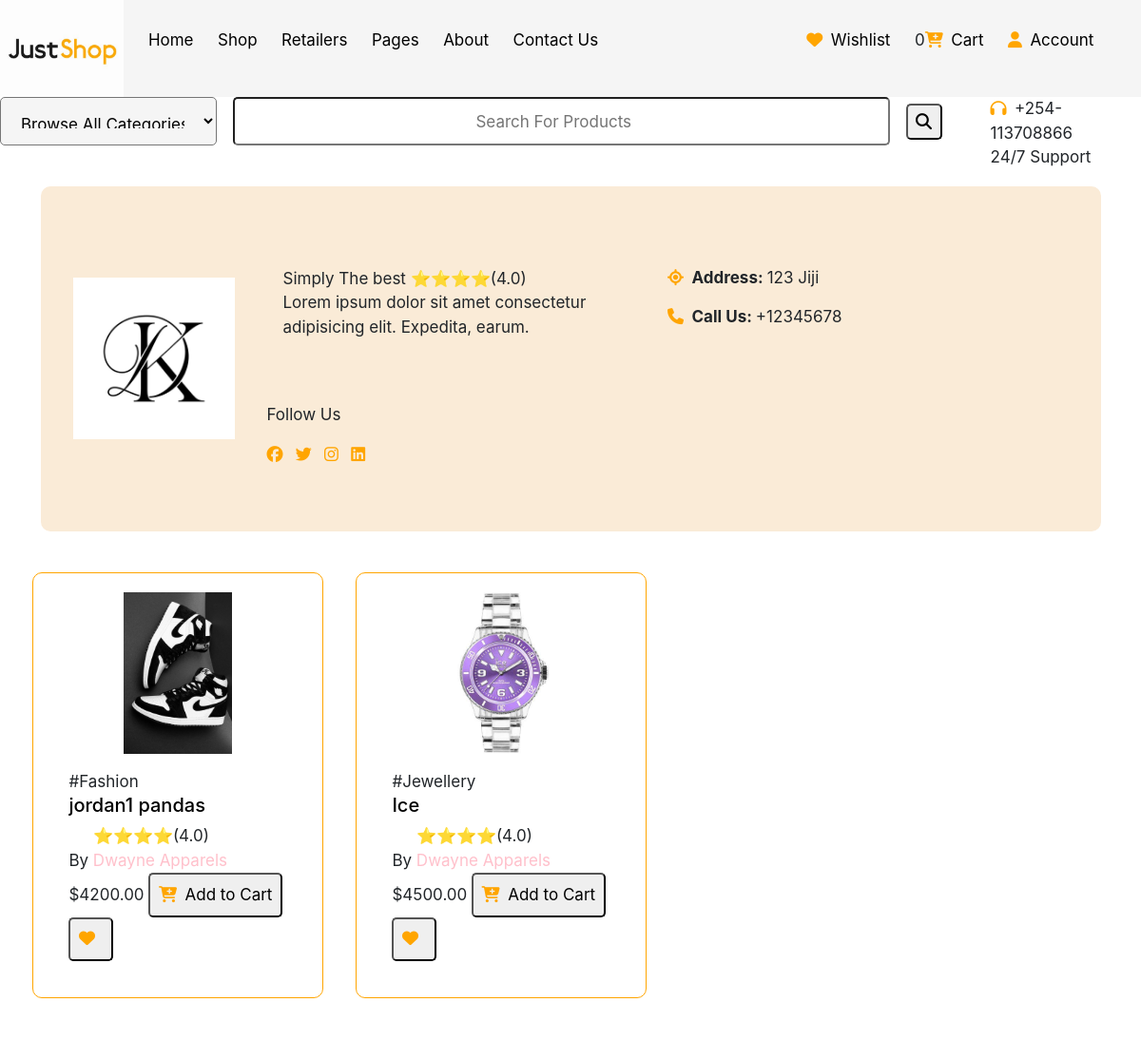
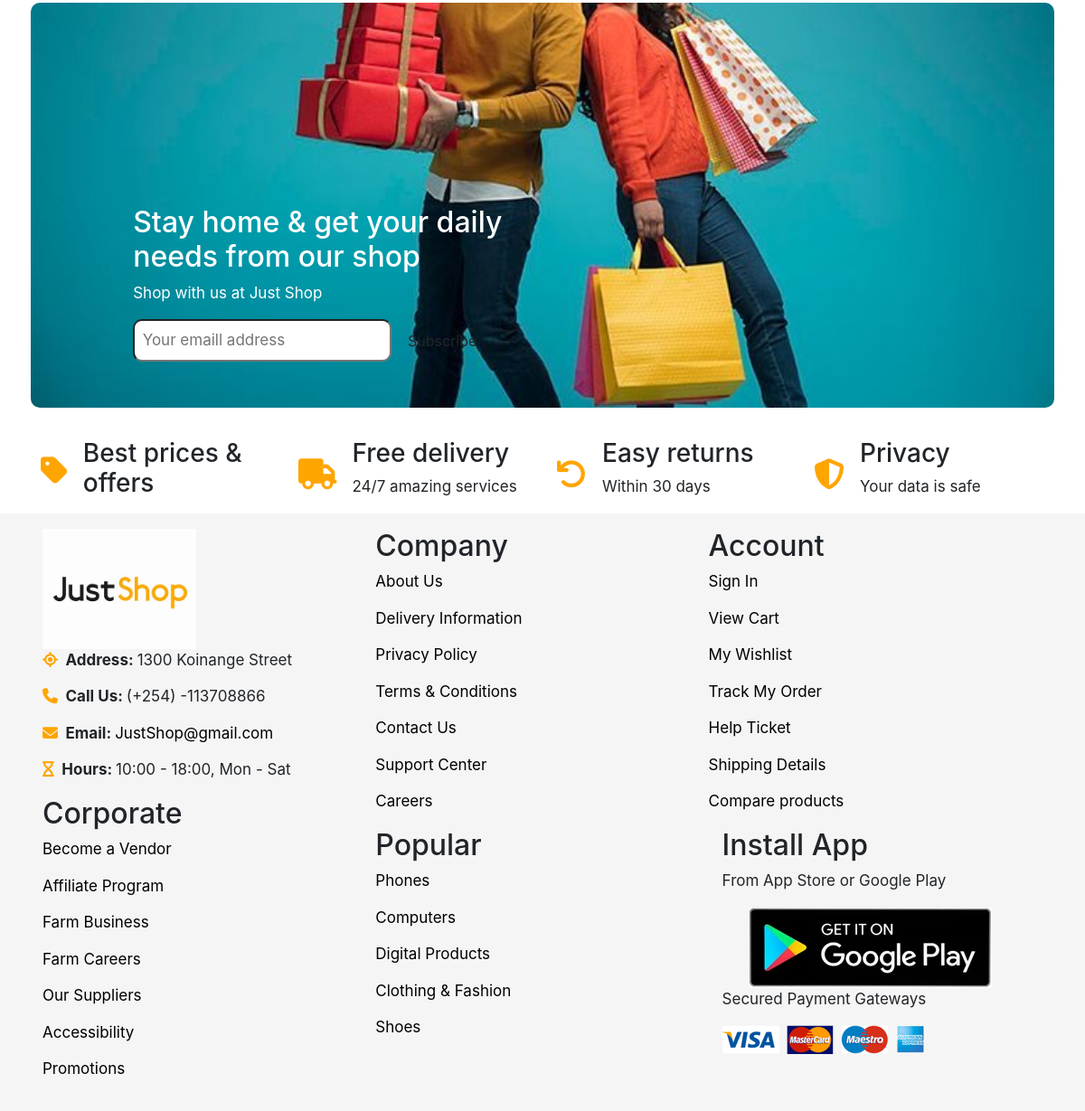
/retailer/1, run on the app's committed database (2 pictures, top to bottom).
### main/models.py (models this page shows, shortened)
class Retailer(models.Model):
     retailer_id=models.UUIDField(unique=True, default=uuid.uuid4)
     title=models.CharField(max_length=100)
     image=models.ImageField(upload_to=user_dir_path,null=True)
     description=models.CharField(null=True,max_length=100,blank=True,default="Simply The best")
     rating=models.CharField(max_length=100,default="100")
     contact=models.CharField(max_length=100)
     return_time=models.CharField(max_length=100,default="10")
     address=models.CharField(max_length=100)
     shipping_time=models.CharField(max_length=100)
     user=models.ForeignKey(User,on_delete=models.SET_NULL,null=True)#on_delete=models.CASCADE,null=False
     date=models.DateTimeField(auto_now_add=True,null=True,blank=True)
     storefront_image=models.ImageField(upload_to=user_dir_path,null=True)
     class Meta:
          verbose_name_plural="Retailers"
     def __str__(self):
      return self.title

class Product(models.Model):
    product_id=models.UUIDField(unique=True, default=uuid.uuid4)
    title=models.CharField(max_length=100)
    image=models.ImageField(upload_to=user_dir_path)
    retailer=models.ForeignKey(Retailer,on_delete=models.SET_NULL,null=True,related_name="products")
    description=CKEditor5Field('Text',config_name='default',null="true",blank="True")
    category=models.ForeignKey(Category,on_delete=models.SET_NULL,null=True,related_name="category_products")
    base_price=models.DecimalField(max_digits=999999999,decimal_places=2)
    sale_price=models.DecimalField(max_digits=999999999,decimal_places=2)
    stock_status=models.CharField(choices=STOCK_STATUS,max_length=10,default="instock")
    product_status=models.CharField(choices=STATUS,max_length=100,default="inreview")
    warranty_period=models.CharField(max_length=100,default="100")
    featured=models.BooleanField(default=False)
    specifications=models.TextField(max_length=100,null=True,blank=True)
    digital=models.BooleanField(default=False)
    user=models.ForeignKey(User,on_delete=models.SET_NULL,null=True)
    class Meta:
        verbose_name_plural="Products"

class Category(models.Model):
    category_id=models.UUIDField(unique=True,default=uuid.uuid4)
    title=models.CharField(max_length=100)
    image=models.ImageField(upload_to="category")#define dir within media dir where images stored
    class Meta:
        verbose_name_plural="Categories"
    def __str__(self):
            return self.title

### main/views.py (the view)
# urls.py: path('retailer/<id>',retailer_detail_view,name="retailerdetails"),
def retailer_detail_view(request,id):
   retailers=Retailer.objects.filter(id=id)
   retailer=Retailer.objects.get(id=id)
   products=Product.objects.filter(retailer=retailer)
   context={
      "retailers":retailers,
      "products":products,
   }
   return render(request,"main/retailer_details.html",context)

### main/context_processor.py (called while the page is built)
def default(request):
    products=Product.objects.all()
    categories=Category.objects.all()
    return{
        'products':products,
        'categories':categories,
    }

### templates/main/retailer_details.html
{% extends "base/base.html" %}
{% load static %}
{%block content%}
{% for retailer in retailers %}
<div class="retailerdetails-main">
    <div class="rd-banner">
        <div class="retailer-image">
            <img class="retailer-image" src="{{ retailer.image.url }}" alt="">
        </div>
        <div class="retailer-info-div">
            <div class="retailer-about">
                <span>{{retailer.description}}</span>
                <span>⭐⭐⭐⭐(4.0)</span><br>
                <p>Lorem ipsum dolor sit amet consectetur adipisicing elit. Expedita, earum.</p>
            </div>
            <div class="retailer-address">
                <p></p></span><i class="fas fa-location"></i><strong>Address: </strong> <span>{{retailer.address}}</span></p>
                <p><i class="fas fa-phone"></i><strong>Call Us: </strong><span>+{{retailer.contact}}</span></p>
            </div>
            <div class="retailer-socials">
                <p>Follow Us</p>
                <i class="fab fa-facebook"></i>
                <i class="fab fa-twitter"></i>
                <i class="fab fa-instagram"></i>
                <i class="fab fa-linkedin"></i>
            </div>
        </div>
    </div>
    <div class="products-container">
        {% for product in products %}
        <div class="product-card">
            <div class="product-img">
                <img class="product-image" src="{{product.image.url}}" alt="">
            </div>
            <div class="product-info">
                <span>#{{product.category}} <span>
                <a href=""><h5>{{product.title}}</h5></a>
                <span>⭐⭐⭐⭐(4.0)</span><br>
                <span>By <span><a class="retailer-title" href="{% url 'main:retailerdetails' product.retailer.id %}">{{product.retailer}}</a> </span></span><br>
                <span class="price">${{product.sale_price}}</span>
                <button ><i class="fas fa-cart-plus"></i>Add to Cart</button>
                <button><i class="fas fa-heart"></i></button>
            </div>
        </div>
        {%endfor %}
    </div>
</div>
{%endfor%}
{%endblock content%}

### static/assets/css/index.css (style rules this page uses)
* { margin:0; padding:0; box-sizing: border-box; }
button, input, select, textarea { font-family: inherit; font-size: 100%; }
body { font-size:17px; }
i { margin-right:0.5em; color: orange; font-size:1em; }
a { text-decoration: none; color:black; margin-right:1.5em; }
.products-container { display: grid; grid-template-columns: repeat(auto-fit,340px); }
.product-img,.retailer-img { display: flex; justify-content: center; }
.product-card { height:auto; border:0.5px solid orange; margin:1em; padding:1.2em; border-radius: 10px; gap:1em; }
.product-info { margin:1em; }
.product-info span { white-space: normal; word-wrap: break-word; }
.product-image,.retailer-image { height:10em; object-fit: cover; }
.retailer-title { color:pink; }
button { padding:0.5em; border-radius:.3em; }
.category-banner,.rd-banner { min-height:15em; margin:1.5em; border-radius:10px; background-color: antiquewhite; display: flex; align-items: center; padding:2em; }
.retailerdetails-main { padding:1em; }
.retailer-about { margin:1em; }
.retailer-info-div { margin:2em; display: grid; grid-template-columns: repeat(2,1fr); gap:2em; }

### data on the page
Retailer: image (picture), description "Simply The best", address "123 Jiji", contact "12345678"
Product: image (picture), category "Fashion", title "jordan1 pandas", retailer "Dwayne Apparels", sale_price "4200.00"
Product: image (picture), category "Jewellery", title "Ice", retailer "Dwayne Apparels", sale_price "4500.00"

### other printed values
{{ request.session.cart_data_obj|length }} "0"
